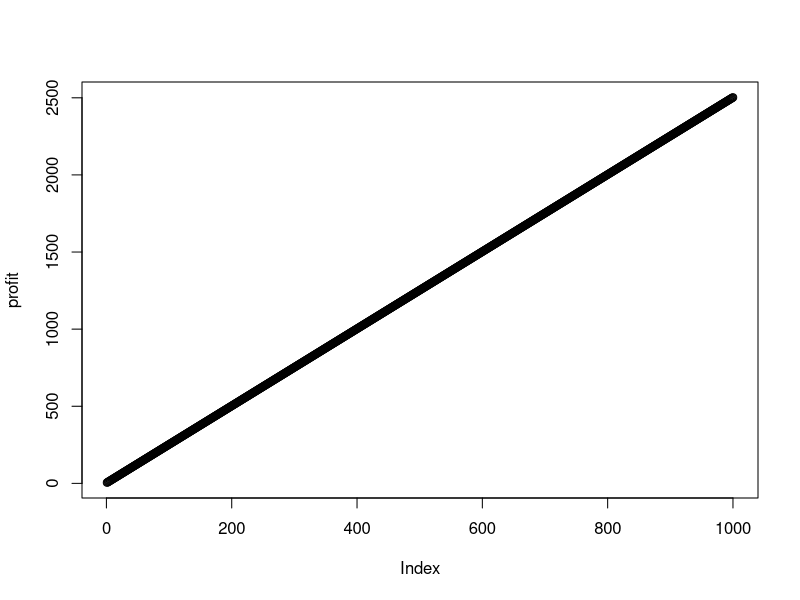

Recreate this plot in R.
optimize_param <- function(N, product_class_units_sold, resource_allocation_by_class, profit_per_product_class, L)
{
  step_size <- 10
  epsilon <- 1e-5
  iterations <- 1000
  gradient <- vector()
  profit_history <- vector()

  for (i in 1:iterations)
  {
    # calculate gradient vector
    for (j in 1:N-1)
    {
      product_class_units_sold_prime <- product_class_units_sold
      product_class_units_sold_prime[j] <- product_class_units_sold_prime[j] + epsilon
      gradient[j] <- (calc_profit(product_class_units_sold_prime, resource_allocation_by_class, 
                                  profit_per_product_class) 
                      - calc_profit(product_class_units_sold, resource_allocation_by_class, 
                                    profit_per_product_class))/epsilon
    }
    
    # final product class units term is always zero, as it is defined by resource limit constraint
    
    gradient[N] <- 0
    
    # step in direction of maximizing objective function (profit)
    
    profit_history[i] <- calc_profit(product_class_units_sold, resource_allocation_by_class, profit_per_product_class)
    
    product_class_units_sold <- normalize_units(N, L, product_class_units_sold + step_size * gradient)
  }
  
  print(product_class_units_sold)
  return(profit_history)
}

# adjust last stock purchase amount to meet resource limit constraint
normalize_units <- function(N, L, product_class_units_sold)
{
  product_class_units_sold[N] <- (L - sum(product_class_units_sold[1:N-1]*resource_allocation_by_class[1:N-1]))/
    resource_allocation_by_class[N]
  return(product_class_units_sold)
}

# calculate total profit
calc_profit <- function(product_class_units_sold, resource_allocation_by_class, profit_per_product_class)
{
  return(product_class_units_sold*resource_allocation_by_class*profit_per_product_class)  
}

# initialize model parameters

L = 10000 # $10,000 to invest in stock portfolio
N = 10 # 10 different choices of possible stocks
var_ret <- 0.1 # variance in returns among possible stocks
var_pri <- 50 # variance in price among possible stocks
var_shar <- 10 # variance in number of shares of each stock purchased
#resource_allocation_by_class <- abs(rnorm(N, 30, var_pri)) # prices of each stock 
#product_class_units_sold <- normalize_units(N, L, abs(rnorm(N, 0, var_shar))) # shares of each stock purchased
#profit_per_product_class <- abs(rnorm(N,0,var_ret)) # expected yearly return by stock

resource_allocation_by_class <- c(10, 15, 20, 55, 10, 5, 100, 300, 80, 100)
product_class_units_sold <- normalize_units(N, L, c(10, 10, 10, 10, 10, 10, 10, 10, 10, 10))
profit_per_product_class <- c(rep(0.05, 10))

plot(optimize_param(N, product_class_units_sold, resource_allocation_by_class, profit_per_product_class, L),
     ylab = "profit")
